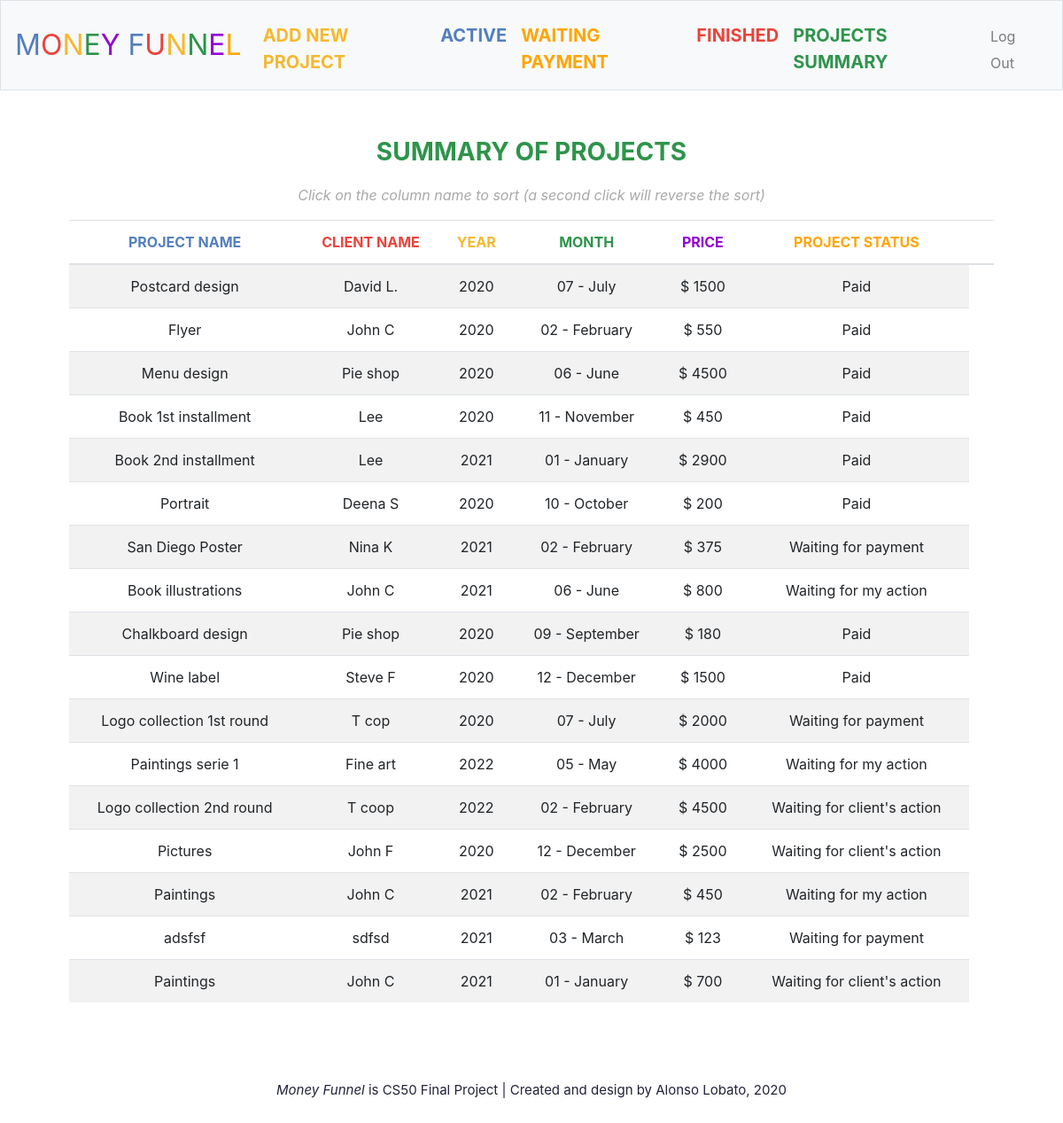
/summary (signed in), run on the app's committed database.
### tables this page shows
CREATE TABLE "projects" ('projectId' INTEGER PRIMARY KEY AUTOINCREMENT, 'userId' INTEGER NOT NULL, 'projectName' TEXT NOT NULL, 'clientName' TEXT NOT NULL, 'year' NUMERIC NOT NULL, 'month' TEXT NOT NULL, 'status' TEXT NOT NULL, 'price' DECIMAL(6,2) NOT NULL, FOREIGN KEY(userId) REFERENCES users(id));

### application.py (the view)
@app.route("/summary")
@login_required
def summary():
    rows = db.execute("SELECT projectId, projectName, clientName, year, month, status, price \
                       FROM projects \
                       WHERE userId = :userId",
                       userId = session["id"])
    projects = []
    for row in rows:
        projects.append({"ID":row["projectId"], "Project":row["projectName"], "Client":row["clientName"],
                         "Year":row["year"], "Month":row["month"], "Status":row["status"],
                         "Price":row["price"]})
    return render_template("summary.html", projects = projects)

### application.py (called while the page is built)
@app.after_request
def after_request(response):
    response.headers["Cache-Control"] = "no-cache, no-store, must-revalidate"
    response.headers["Expires"] = 0
    response.headers["Pragma"] = "no-cache"
    return response

### helpers.py (called while the page is built)
def login_required(f):
    @wraps(f)
    def decorated_function(*args, **kwargs):
        if session.get("id") is None:
            return redirect("/login")
        return f(*args, **kwargs)
    return decorated_function

### templates/summary.html (shortened to what this page needs)
{% extends "layout.html" %}
{% block main %}
    <p class="head_title" style="color:#2e944b">SUMMARY OF PROJECTS</p>
    <p class="footnote">Click on the column name to sort (a second click will reverse the sort)</p>
    <table id="indextable" class="table table-striped">
        <thead>
            <tr>
                <th><a href="javascript:SortTable(0,'T');" style="color:#537fbe">PROJECT NAME</a></th>
                <th><a href="javascript:SortTable(1,'T');" style="color:#ea433b">CLIENT NAME</a></th>
                <th><a href="javascript:SortTable(2,'N');" style="color:#f5b82e">YEAR</a></th>
                <th><a href="javascript:SortTable(3,'N');" style="color:#2e944b">MONTH</a></th>
                <th><a href="javascript:SortTable(4,'N');" style="color:#9400D3">PRICE</a></th>
                <th><a href="javascript:SortTable(5,'T');" style="color:#ffa500">PROJECT STATUS</a></th>
                <th></th>
            </tr>
        </thead>
        <tbody>
            {% for project in projects %}
            <tr>
                <td>{{ project["Project"] }}</td>
                <td>{{ project["Client"] }}</td>
                <td>{{ project["Year"] }}</td>
                <td>{{ project["Month"] }}</td>
                <td>{{ project["Price"] }}</td>
                <td>{{ project["Status"] }}</td>
            </tr>
            {% endfor %}
        </tbody>
    </table>
    <br>
{% endblock %}

### static/styles.css (style rules this page uses)
.head_title { font-size: 28px; font-weight: bold; text-align: center; }
.footnote { color: #A9A9A9; font-size: 16px; font-style: italic; text-align: center; }

### data on the page
projects: Project "Postcard design", Client "David L.", Year "2020", Month "07 - July", Price "$ 1500", Status "Paid"
projects: Project "Flyer", Client "John C", Year "2020", Month "02 - February", Price "$ 550", Status "Paid"
projects: Project "Menu design", Client "Pie shop", Year "2020", Month "06 - June", Price "$ 4500", Status "Paid"
projects: Project "Book 1st installment", Client "Lee", Year "2020", Month "11 - November", Price "$ 450", Status "Paid"
projects: Project "Book 2nd installment", Client "Lee", Year "2021", Month "01 - January", Price "$ 2900", Status "Paid"
projects: Project "Portrait", Client "Deena S", Year "2020", Month "10 - October", Price "$ 200", Status "Paid"
projects: Project "San Diego Poster", Client "Nina K", Year "2021", Month "02 - February", Price "$ 375", Status "Waiting for payment"
projects: Project "Book illustrations", Client "John C", Year "2021", Month "06 - June", Price "$ 800", Status "Waiting for my action"
projects: Project "Chalkboard design", Client "Pie shop", Year "2020", Month "09 - September", Price "$ 180", Status "Paid"
projects: Project "Wine label", Client "Steve F", Year "2020", Month "12 - December", Price "$ 1500", Status "Paid"
projects: Project "Logo collection 1st round", Client "T cop", Year "2020", Month "07 - July", Price "$ 2000", Status "Waiting for payment"
projects: Project "Paintings serie 1", Client "Fine art", Year "2022", Month "05 - May", Price "$ 4000", Status "Waiting for my action"
projects: Project "Logo collection 2nd round", Client "T coop", Year "2022", Month "02 - February", Price "$ 4500", Status "Waiting for client's action"
projects: Project "Pictures", Client "John F", Year "2020", Month "12 - December", Price "$ 2500", Status "Waiting for client's action"
projects: Project "Paintings", Client "John C", Year "2021", Month "02 - February", Price "$ 450", Status "Waiting for my action"
projects: Project "adsfsf", Client "sdfsd", Year "2021", Month "03 - March", Price "$ 123", Status "Waiting for payment"
projects: Project "Paintings", Client "John C", Year "2021", Month "01 - January", Price "$ 700", Status "Waiting for client's action"
